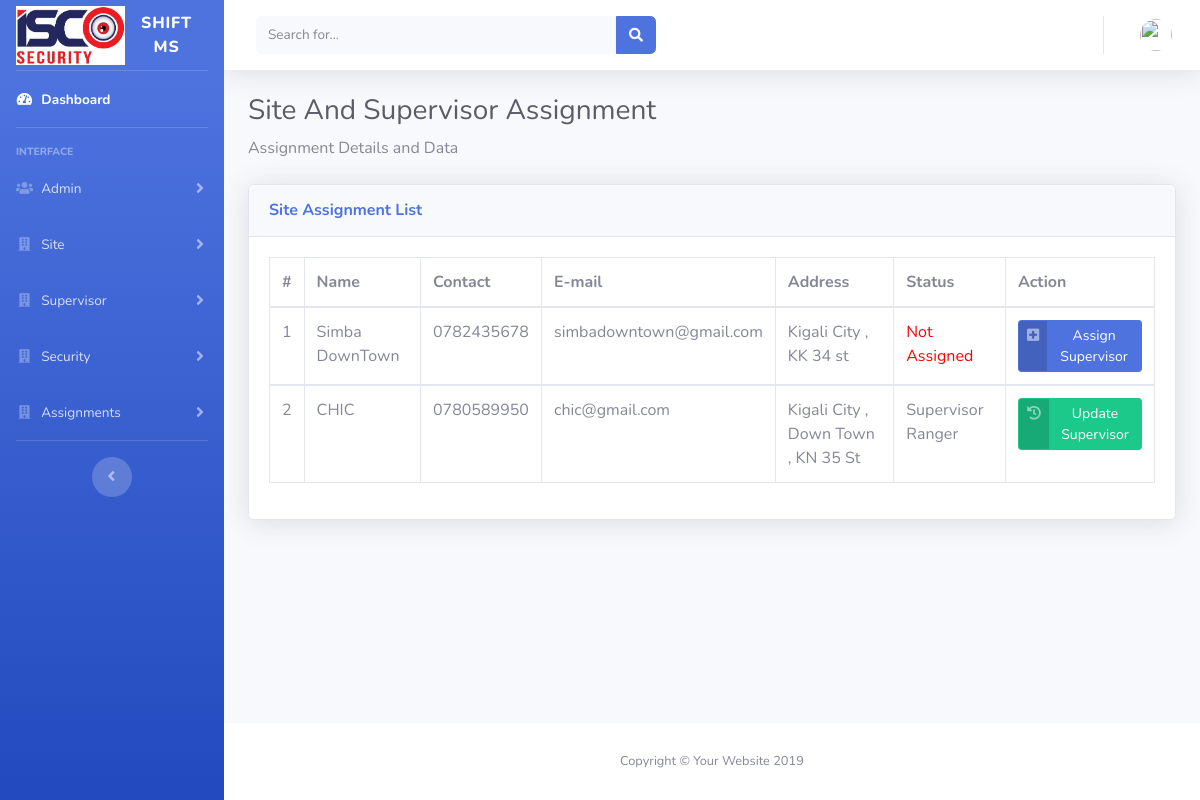
The app's page /master/index.php?assign-supervisor (signed in) with its own data.
### tables this page shows
CREATE TABLE `site` (
  `site_id` int(11) NOT NULL,
  `site_name` longtext NOT NULL,
  `site_address` longtext NOT NULL,
  `site_email` longtext NOT NULL,
  `site_tel` longtext NOT NULL,
  `site_date` timestamp NOT NULL DEFAULT current_timestamp() ON UPDATE current_timestamp(),
  `supervisor_id` int(50) DEFAULT NULL
);

CREATE TABLE `supervisor` (
  `supervisor_id` int(11) NOT NULL,
  `username` longtext DEFAULT NULL,
  `password` longtext DEFAULT NULL,
  `supervisor_name` longtext DEFAULT NULL,
  `gender` longtext DEFAULT NULL,
  `u_type_id` int(100) DEFAULT NULL,
  `tel` longtext DEFAULT NULL,
  `mail` longtext DEFAULT NULL,
  `profile` varchar(255) DEFAULT NULL,
  `site_id` int(11) DEFAULT NULL
);

### master/assign_supervisor.php (the view, shortened to what this page needs)
<div class="container-fluid">
    <?php
        $query1=$conn->query("SELECT * FROM site ");
        if($query1->num_rows <= 0   ){
    ?>
        <div class="sufee-alert alert with-close alert-info alert-dismissible fade show">
            <span class="badge badge-pill badge-info">Infoming</span>
            Sorry <b><?php echo $m_username ?></b> Doen't Have Any Site.
                <button type="button" class="close" data-dismiss="alert" aria-label="Close">
                <span aria-hidden="true">&times;</span>
                </button>
        </div>
    <?php
        }else{
    ?>
        <h1 class="h3 mb-2 text-gray-800">Site And Supervisor Assignment</h1>
        <p class="mb-4">Assignment Details and Data </p>
        <div class="card shadow mb-4">
        <div class="card-header py-3">
          <h6 class="m-0 font-weight-bold text-primary">Site Assignment List</h6>
        </div>
            <div class="card-body">
        <div class="table-responsive">
          <table class="table table-bordered" id="dataTable" width="100%" cellspacing="0">
            <thead>
              <tr>
                  <th>#</th>
                  <th>Name</th>
                  <th>Contact</th>
                  <th>E-mail</th>
                  <th>Address</th>
                  <th>Status</th>
                  <th>Action</th>
              </tr>
            </thead>
            <?php
            	$no=0;
              $sql1="SELECT * FROM site ORDER BY site_id DESC";
              $result1=$conn->query($sql1);
              while ($row1 = $result1->fetch_assoc()) {
              	$no+=1;
              	$site_id=$row1['site_id'];
              	$sup_id=$row1['supervisor_id'];
              $sql2="SELECT * FROM supervisor WHERE supervisor_id='$sup_id'";
              $result2=$conn->query($sql2);
              while ($row2 = $result2->fetch_assoc()) {
              $sup_names=$row2['supervisor_name'];
          	}
          ?>
          <tbody>
              <tr>
                  <td><?php echo $no; ?></td>
                  <td><?php echo $row1['site_name'];?></td>
                  <td><?php echo $row1['site_tel'];?></td>
                  <td><?php echo $row1['site_email'];?></td>
                  <td><?php echo $row1['site_address'];?></td>
                  <td>
                  	<?php
                       if (empty($sup_id)) {
                           ?>
                           	<span style="color: red;" >Not Assigned</span>
                           <?php
                       } else {
                           ?>
                           	<?php echo $sup_names ?>
                           <?php
                       }
                   ?>
                  </td>
                  <td>
                      <?php
                          if (empty($sup_id)) {
                              ?>
                                  <a href="index.php?supervisor-assignment&&site_id=<?php echo $site_id ?>" class="btn btn-primary btn-icon-split btn-sm" >
                                      <span class="icon text-white-50">
                                            <i class="fas fa-plus-square"></i>
                                      </span>
                                          <span class="text">Assign Supervisor</span>
                                  </a>
                              <?php
                          } else {
                              ?>
                                  <a href="index.php?update-supervisor-assignment&&site_id=<?php echo $site_id ?>" class="btn btn-success btn-icon-split btn-sm" >
                                      <span class="icon text-white-50">
                                            <i class="fas fa-history"></i>
                                      </span>
                                          <span class="text">Update Supervisor</span>
                                  </a>
                              <?php
                          }
                      ?>
                  </td>
              </tr>
          </tbody>
          <?php }  ?>
          </table>
        </div>
      </div>
      </div>
    </div>
    <?php
        }
    ?>

### records on screen
site: site_name "Simba DownTown", site_tel "0782435678", site_email "simbadowntown@gmail.com", site_address "Kigali City , KK 34 st", shows "Not Assigned"
site: site_name "CHIC", site_tel "0780589950", site_email "chic@gmail.com", site_address "Kigali City , Down Town , KN 35 St", supervisor.supervisor_name "Supervisor Ranger"
